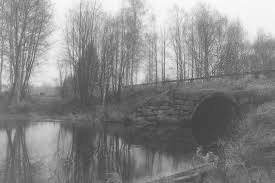
#> input picture LAB 3/low_contrast_image.png, 275 x 183 px, found by its file name
$ python normal_histogram.py
#> lines starting #> are read from the running program, lines starting #| are printed output that depends on the picture; after the words box and inside, x2 and y2 are one past the last pixel; in counts of white or black regions, pixels touching at a corner belong together
import cv2
import numpy as np
import matplotlib.pyplot as plt

# Function to display images
def display_images(original, enhanced, segmented):
    plt.figure(figsize=(10, 5))

    plt.subplot(1, 3, 1)
    plt.title("Original Image")
    plt.imshow(original, cmap='gray')

    plt.subplot(1, 3, 2)
    plt.title("Enhanced Image (Histogram Equalization)")
    plt.imshow(enhanced, cmap='gray')

    plt.subplot(1, 3, 3)
    plt.title("Segmented Image (Thresholding)")
    plt.imshow(segmented, cmap='gray')

    plt.show()

# Load the low-contrast 2D image
image = cv2.imread('LAB 3/low_contrast_image.png', cv2.IMREAD_GRAYSCALE)
#> image is the input picture: shape (183, 275); min 59, max 253, mean 135.6

# Step 1: Enhancing the image using Histogram Equalization
enhanced_image = cv2.equalizeHist(image)
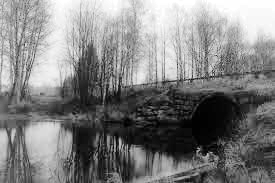
#> enhanced_image: shape (183, 275); min 0, max 255, mean 128.4

# Step 2: Segmenting the enhanced image using thresholding
_, segmented_image = cv2.threshold(enhanced_image, 128, 255, cv2.THRESH_BINARY)
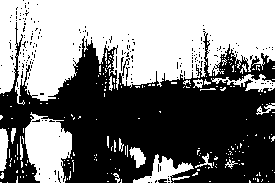
#> segmented_image: shape (183, 275); 49.6% white; 216 white regions (193 under 20 px), largest, box (x1, y1, x2, y2) and area: (0, 0, 275, 105) 19741, (25, 112, 72, 183) 2322, (133, 154, 194, 183) 668

# Display the images: Original, Enhanced, and Segmented
display_images(image, enhanced_image, segmented_image)
#> in display_images, `plt.show()`:
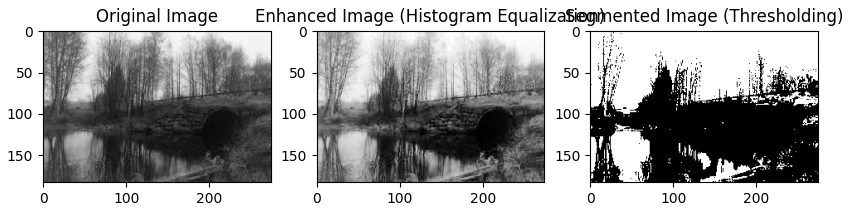
#> figure drawn by matplotlib, 3 panels
